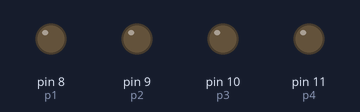
A sketch run on a simulated Arduino Uno, built with avr-gcc and run on an emulated ATmega328P. On the bench: output pins drawn as LEDs (lit = HIGH).

Above: at 0.5 s.
At 2.37 s:
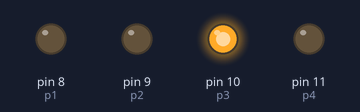
At 4.62 s:
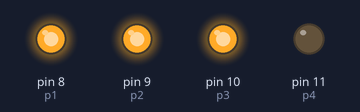
At 8.37 s:
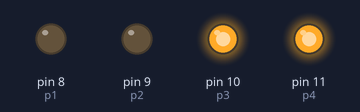
At 12.87 s:
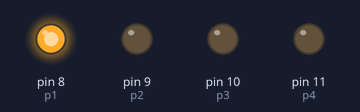
At 15.87 s:
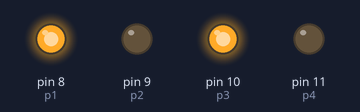
Timing chart, 0 to 16.6 s (numbered marks = the images above):
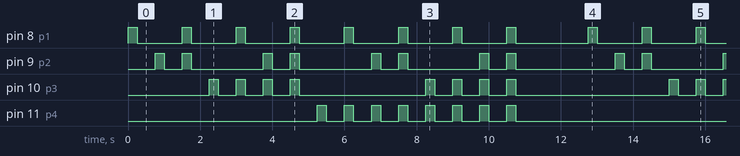

Measured:
- by itself, pin 8 (p1): repeats every 12.8 s: 7 × (LOW 1.3 s, HIGH 0.25 s), LOW 2.0 s, HIGH 0.25 s
- by itself, pin 11 (p4): repeats every 12.8 s: 7 × (LOW 0.50 s, HIGH 0.25 s), LOW 7.3 s, HIGH 0.25 s
- by itself, pin 10 (p3): repeats every 12.8 s: 3 × (LOW 0.50 s, HIGH 0.25 s), LOW 3.5 s, 3 × (HIGH 0.25 s, LOW 0.50 s), HIGH 0.25 s, LOW 4.3 s, HIGH 0.25 s
- by itself, pin 9 (p2): repeats every 12.8 s: LOW 0.50 s, HIGH 0.25 s, LOW 2.0 s, HIGH 0.25 s, LOW 0.50 s, HIGH 0.25 s, LOW 2.0 s, HIGH 0.25 s, LOW 0.50 s, HIGH 0.25 s, LOW 2.0 s, HIGH 0.25 s, LOW 0.50 s, HIGH 0.25 s, LOW 2.8 s, HIGH 0.25 s

The sketch:

Luces_de_navidad.ino
```cpp
int p1=8,p2=9,p3=10,p4=11,waitin=250,eston=500,final=2000;
void setup() {
  pinMode(p1,OUTPUT);
  pinMode(p2,OUTPUT);
  pinMode(p3,OUTPUT);
  pinMode(p4,OUTPUT);


}

void loop() {
  //0
  digitalWrite(p1,LOW);
  digitalWrite(p2,LOW);
  digitalWrite(p3,LOW);
  digitalWrite(p4,LOW);

  //1
  digitalWrite(p1,HIGH);
  delay(waitin);
  digitalWrite(p1,LOW);
  digitalWrite(p2,LOW);
  digitalWrite(p3,LOW);
  digitalWrite(p4,LOW);

  delay(eston);
  //2
  digitalWrite(p1,LOW);
  digitalWrite(p2,HIGH);
  delay(waitin);
  digitalWrite(p2,LOW);
  digitalWrite(p3,LOW);
  digitalWrite(p4,LOW);
  delay(eston);
  //3
  digitalWrite(p1,HIGH);
  digitalWrite(p2,HIGH);
  delay(waitin);
  digitalWrite(p1,LOW);
  digitalWrite(p2,LOW);
  digitalWrite(p3,LOW);
  digitalWrite(p4,LOW);
  delay(eston);
  //4
  digitalWrite(p3,HIGH);
  delay(waitin);
  digitalWrite(p1,LOW);
  digitalWrite(p2,LOW);
  digitalWrite(p3,LOW);
  digitalWrite(p4,LOW);
  delay(eston);
  //5
  digitalWrite(p3,HIGH);
  digitalWrite(p1,HIGH);
  delay(waitin);
  digitalWrite(p1,LOW);
  digitalWrite(p2,LOW);
  digitalWrite(p3,LOW);
  digitalWrite(p4,LOW);
  delay(eston);
  //6
  digitalWrite(p3,HIGH);
  digitalWrite(p2,HIGH);
  delay(waitin);
  digitalWrite(p1,LOW);
  digitalWrite(p2,LOW);
  digitalWrite(p3,LOW);
  digitalWrite(p4,LOW);
  delay(eston);
  //7
  digitalWrite(p3,HIGH);
  digitalWrite(p2,HIGH);
  digitalWrite(p1,HIGH);
  delay(waitin);
  digitalWrite(p1,LOW);
  digitalWrite(p2,LOW);
  digitalWrite(p3,LOW);
  digitalWrite(p4,LOW);
  delay(eston);
  //8
  digitalWrite(p4,HIGH);
  delay(waitin);
  digitalWrite(p1,LOW);
  digitalWrite(p2,LOW);
  digitalWrite(p3,LOW);
  digitalWrite(p4,LOW);
  delay(eston);
  //9
  digitalWrite(p4,HIGH);
  digitalWrite(p1,HIGH);
  delay(waitin);
  digitalWrite(p1,LOW);
  digitalWrite(p2,LOW);
  digitalWrite(p3,LOW);
  digitalWrite(p4,LOW);
  delay(eston);
  //10
  digitalWrite(p4,HIGH);
  digitalWrite(p2,HIGH);
  delay(waitin);
  digitalWrite(p1,LOW);
  digitalWrite(p2,LOW);
  digitalWrite(p3,LOW);
  digitalWrite(p4,LOW);
  delay(eston);
  //11
  digitalWrite(p4,HIGH);
  digitalWrite(p2,HIGH);
  digitalWrite(p1,HIGH);
  delay(waitin);
  digitalWrite(p1,LOW);
  digitalWrite(p2,LOW);
  digitalWrite(p3,LOW);
  digitalWrite(p4,LOW);
  delay(eston);
  //12
  digitalWrite(p4,HIGH);
  digitalWrite(p3,HIGH);
  delay(waitin);
  digitalWrite(p1,LOW);
  digitalWrite(p2,LOW);
  digitalWrite(p3,LOW);
  digitalWrite(p4,LOW);
  delay(eston);
  //13
  digitalWrite(p4,HIGH);
  digitalWrite(p3,HIGH);
  digitalWrite(p1,HIGH);
  delay(waitin);
  digitalWrite(p1,LOW);
  digitalWrite(p2,LOW);
  digitalWrite(p3,LOW);
  digitalWrite(p4,LOW);
  delay(eston);
  //14
  digitalWrite(p4,HIGH);
  digitalWrite(p2,HIGH);
  digitalWrite(p3,HIGH);
  delay(waitin);
  digitalWrite(p1,LOW);
  digitalWrite(p2,LOW);
  digitalWrite(p3,LOW);
  digitalWrite(p4,LOW);
  delay(eston);
  //15
  digitalWrite(p4,HIGH);
  digitalWrite(p2,HIGH);
  digitalWrite(p3,HIGH);
  digitalWrite(p1,HIGH);
  delay(waitin);
  digitalWrite(p1,LOW);
  digitalWrite(p2,LOW);
  digitalWrite(p3,LOW);
  digitalWrite(p4,LOW);
  delay(final);


}
```
